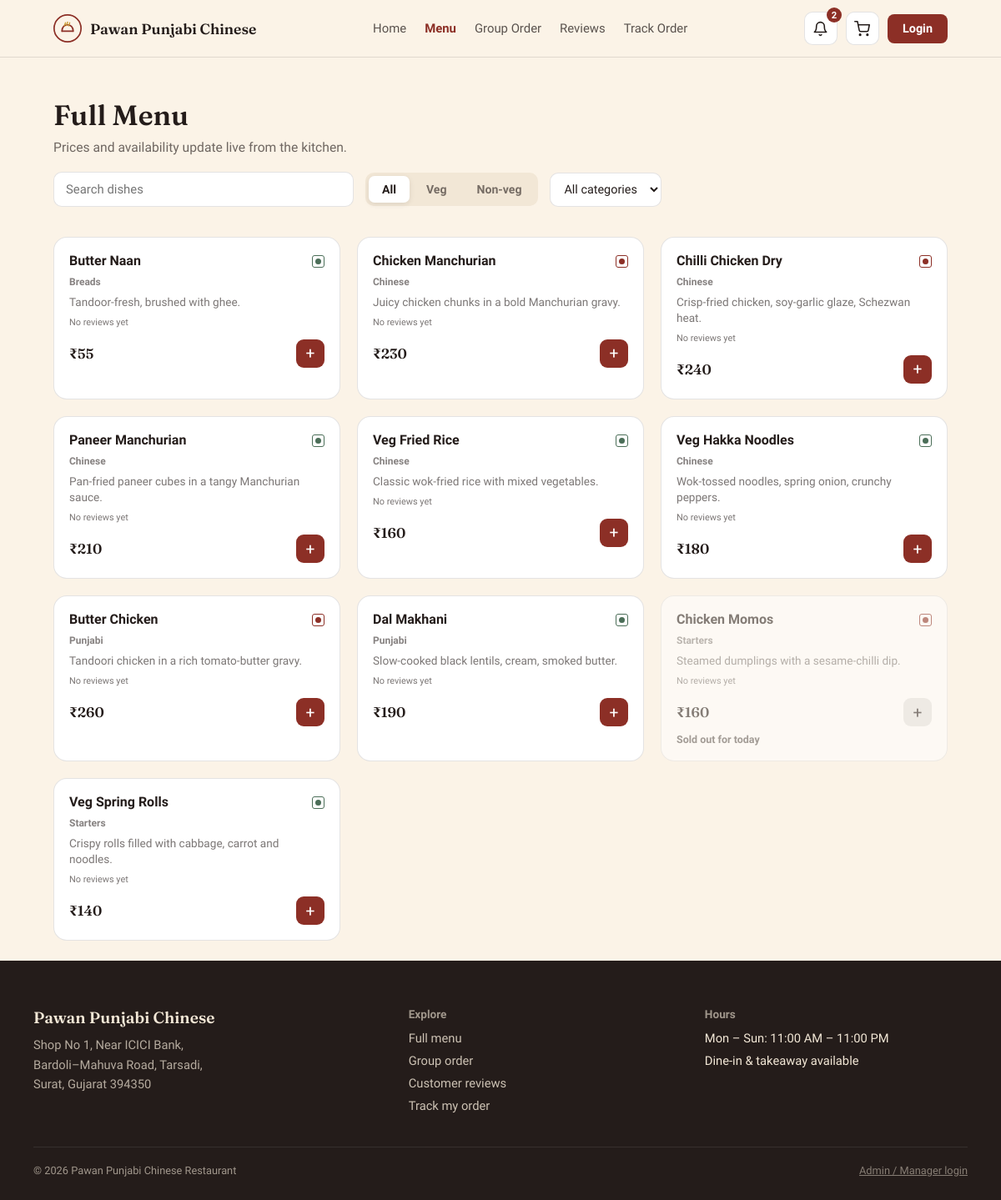
Page /menu.php on the committed database.
### tables this page shows
CREATE TABLE menu_item (
  item_id        INT AUTO_INCREMENT PRIMARY KEY,
  name           VARCHAR(100) NOT NULL,
  description    VARCHAR(255) NOT NULL DEFAULT '',
  image          VARCHAR(255) NULL,
  category       VARCHAR(50)  NOT NULL,
  price          DECIMAL(8,2) NOT NULL CHECK (price >= 0),
  stock_quantity INT          NOT NULL DEFAULT 0 CHECK (stock_quantity >= 0),
  is_available   TINYINT(1)   NOT NULL DEFAULT 1,
  is_veg         TINYINT(1)   NOT NULL DEFAULT 1,
  is_featured    TINYINT(1)   NOT NULL DEFAULT 0
);

### public/menu.php (the view, shortened to what this page needs)
 <?php
require_once '../config/db.php';
$active_page = 'menu';
$menu_items = $pdo->query(
    "SELECT m.item_id AS id,
            m.name,
            m.category,
            m.description AS `desc`,
            m.price,
            m.is_veg AS veg,
            (m.is_available = 1 AND m.stock_quantity > 0) AS available,
            COALESCE(AVG(r.rating), 0) AS rating,
            COUNT(r.review_id) AS reviews
     FROM menu_item m
     LEFT JOIN review r ON r.item_id = m.item_id AND r.is_hidden = 0
     GROUP BY m.item_id
     ORDER BY m.category, m.name"
)->fetchAll();
?>
<!DOCTYPE html>
<html lang="en">
<head>
<link rel="stylesheet" href="css/style.css">
</head>
<body>
<?php include '../includes/header.php'; ?>
<div class="menu-header">
  <h1 class="section-title display">Full Menu</h1>
  <p class="section-note">Prices and availability update live from the kitchen.</p>
  <div class="controls">
    <input type="search" class="search-box" id="searchBox" placeholder="Search dishes" aria-label="Search dishes">
    <div class="tabs" role="group" aria-label="Filter by type">
      <button class="tab active" data-filter="all">All</button>
      <button class="tab" data-filter="veg">Veg</button>
      <button class="tab" data-filter="nonveg">Non-veg</button>
    </div>
    <select class="cat-select" id="catSelect" aria-label="Filter by category">
      <option value="all">All categories</option>
    </select>
  </div>
</div>
<div class="menu-grid" id="menuGrid">
  <?php foreach ($menu_items as $item): ?>
    <div class="dish <?php echo $item['available'] ? '' : 'out-of-stock'; ?>"
         data-type="<?php echo $item['veg'] ? 'veg' : 'nonveg'; ?>"
         data-category="<?php echo htmlspecialchars($item['category']); ?>"
         data-name="<?php echo htmlspecialchars(strtolower($item['name'])); ?>">
      <div class="dish-top">
        <div class="dish-name"><?php echo htmlspecialchars($item['name']); ?></div>
        <div class="dish-tag <?php echo $item['veg'] ? '' : 'nonveg'; ?>" title="<?php echo $item['veg'] ? 'Vegetarian' : 'Non-vegetarian'; ?>"><i></i></div>
      </div>
      <div class="dish-cat"><?php echo htmlspecialchars($item['category']); ?></div>
      <div class="dish-desc"><?php echo htmlspecialchars($item['desc']); ?></div>
      <?php if ($item['reviews'] > 0): ?>
        <a class="rating" href="reviews.php?item=<?php echo (int) $item['id']; ?>">
          <span class="star">&#9733;</span><?php echo number_format($item['rating'], 1); ?>
          <small>(<?php echo (int) $item['reviews']; ?> reviews)</small>
        </a>
      <?php else: ?>
        <span class="rating"><small>No reviews yet</small></span>
      <?php endif; ?>
      <div class="dish-foot">
        <div class="dish-price">&#8377;<?php echo (int) $item['price']; ?></div>
        <?php if ($item['available']): ?>
          <button class="add-btn"
                  aria-label="Add <?php echo htmlspecialchars($item['name']); ?> to cart"
                  data-id="<?php echo (int) $item['id']; ?>"
                  data-name="<?php echo htmlspecialchars($item['name']); ?>"
                  data-price="<?php echo (int) $item['price']; ?>">+</button>
        <?php else: ?>
          <button class="add-btn" disabled aria-label="<?php echo htmlspecialchars($item['name']); ?> is sold out">+</button>
        <?php endif; ?>
      </div>
      <?php if (!$item['available']): ?>
        <div class="stock-note">Sold out for today</div>
      <?php endif; ?>
    </div>
  <?php endforeach; ?>
</div>
<?php include '../includes/footer.php'; ?>
</body>
</html>

### includes/header.php (shortened to what this page needs)
<?php
$is_logged_in = !empty($_SESSION['customer_id']);
$notifications = [
    ['message' => 'Your order #1042 is now being prepared.', 'time' => '2 min ago', 'unread' => true,  'link' => 'track-order.php'],
    ['message' => 'Payment received for order #1042.',       'time' => '10 min ago', 'unread' => true,  'link' => 'track-order.php'],
    ['message' => 'How was your last order? Rate your dishes.', 'time' => 'Yesterday', 'unread' => false, 'link' => 'order-history.php'],
];
$unread_count = count(array_filter($notifications, fn($n) => $n['unread']));
?>
<header class="site">
  <div class="nav">
    <a href="index.php" class="brand">
      Pawan Punjabi Chinese
    </a>
    <nav class="nav-links" id="navLinks" aria-label="Main">
      <a href="index.php"       class="<?php echo $active_page === 'home'    ? 'active' : ''; ?>">Home</a>
      <a href="menu.php"        class="<?php echo $active_page === 'menu'    ? 'active' : ''; ?>">Menu</a>
      <a href="group-order.php" class="<?php echo $active_page === 'group'   ? 'active' : ''; ?>">Group Order</a>
      <a href="reviews.php"     class="<?php echo $active_page === 'reviews' ? 'active' : ''; ?>">Reviews</a>
      <a href="track-order.php" class="<?php echo $active_page === 'track'   ? 'active' : ''; ?>">Track Order</a>
    </nav>
    <div class="nav-right">
      <div class="notif-wrap">
        <button class="icon-btn" id="notifBtn" aria-label="Notifications" aria-expanded="false">
          <svg viewBox="0 0 24 24" fill="none" stroke="currentColor" stroke-width="2" stroke-linecap="round" stroke-linejoin="round" aria-hidden="true">
            <path d="M18 8a6 6 0 0 0-12 0c0 7-3 9-3 9h18s-3-2-3-9"/>
            <path d="M13.7 21a2 2 0 0 1-3.4 0"/>
          </svg>
          <span class="badge" <?php echo $unread_count === 0 ? 'hidden' : ''; ?>><?php echo (int) $unread_count; ?></span>
        </button>
      </div>
      <a href="cart.php" class="icon-btn" aria-label="Cart">
        <svg viewBox="0 0 24 24" fill="none" stroke="currentColor" stroke-width="2" stroke-linecap="round" stroke-linejoin="round" aria-hidden="true">
          <circle cx="9" cy="21" r="1"/><circle cx="20" cy="21" r="1"/>
          <path d="M1 1h4l2.7 13.4a2 2 0 0 0 2 1.6h9.7a2 2 0 0 0 2-1.6L23 6H6"/>
        </svg>
      </a>
      <?php if ($is_logged_in): ?>
        <a href="profile.php" class="nav-cta">Profile</a>
      <?php else: ?>
        <a href="login.php" class="nav-cta">Login</a>
      <?php endif; ?>
    </div>
  </div>
</header>

### includes/footer.php (shortened to what this page needs)
<footer class="site" id="footer">
  <div class="foot-grid">
    <div>
      <div class="brand display" style="font-size:1.2rem;">Pawan Punjabi Chinese</div>
      <p>Shop No 1, Near ICICI Bank,<br>Bardoli&ndash;Mahuva Road, Tarsadi,<br>Surat, Gujarat 394350</p>
    </div>
    <div>
      <h4>Explore</h4>
      <ul>
        <li><a href="menu.php">Full menu</a></li>
        <li><a href="group-order.php">Group order</a></li>
        <li><a href="reviews.php">Customer reviews</a></li>
        <li><a href="track-order.php">Track my order</a></li>
      </ul>
    </div>
    <div>
      <h4>Hours</h4>
      <ul>
        <li>Mon &ndash; Sun: 11:00 AM &ndash; 11:00 PM</li>
        <li>Dine-in &amp; takeaway available</li>
      </ul>
    </div>
  </div>
  <div class="foot-bottom">
    <span>&copy; <?php echo date('Y'); ?> Pawan Punjabi Chinese Restaurant</span>
    <a href="../admin/login.php" style="opacity:0.8;">Admin / Manager login</a>
  </div>
</footer>

### public/css/style.css (style rules this page uses)
:root { --ink: #241C1A; --paper: #FBF3E7; --paper-dim: #F2E7D6; --brick: #8C2F26; --brick-dark: #6B211A; --gold: #C99A2E; --gold-soft: #E8CE93; --jade: #4B6E58; --card: #FFFFFF; --line: rgba(36, 28, 26, 0.12); --shadow: rgba(36, 28, 26, 0.10); --danger-bg: #F8E1DE; --success-bg: #E1EFE6; }
* { box-sizing: border-box; }
html, body { margin: 0; padding: 0; }
body { background: var(--paper); color: var(--ink); font-family: 'Work Sans', system-ui, sans-serif; -webkit-font-smoothing: antialiased; overflow-x: hidden; }
.display { font-family: 'Fraunces', Georgia, serif; }
a { color: inherit; }
img, svg { max-width: 100%; display: block; }
button { font-family: inherit; }
header.site { position: sticky; top: 0; z-index: 30; background: color-mix(in srgb, var(--paper) 90%, transparent); backdrop-filter: blur(10px); border-bottom: 1px solid var(--line); }
.nav { display: flex; align-items: center; justify-content: space-between; gap: 16px; padding: 14px 24px; max-width: 1120px; margin: 0 auto; }
.brand { display: flex; align-items: center; gap: 10px; font-family: 'Fraunces', serif; font-weight: 600; font-size: 1.1rem; text-decoration: none; color: var(--ink); white-space: nowrap; }
.brand .mark { width: 34px; height: 34px; flex-shrink: 0; }
.nav-links { display: flex; align-items: center; gap: 22px; font-size: 0.93rem; font-weight: 500; }
.nav-links a { text-decoration: none; opacity: 0.75; transition: opacity .15s; }
.nav-links a.active { opacity: 1; color: var(--brick); font-weight: 600; }
.nav-right { display: flex; align-items: center; gap: 10px; }
.icon-btn { position: relative; width: 40px; height: 40px; border-radius: 10px; border: 1px solid var(--line); background: var(--card); color: var(--ink); display: flex; align-items: center; justify-content: center; cursor: pointer; text-decoration: none; }
.icon-btn svg { width: 19px; height: 19px; }
.badge { position: absolute; top: -6px; right: -6px; min-width: 18px; height: 18px; padding: 0 5px; border-radius: 9px; background: var(--brick); color: #fff; font-size: 0.7rem; font-weight: 700; display: flex; align-items: center; justify-content: center; }
.nav-cta { background: var(--brick); color: #fff; padding: 9px 18px; border-radius: 8px; font-weight: 600; text-decoration: none; font-size: 0.9rem; white-space: nowrap; }
.notif-wrap { position: relative; }
.section-title { font-size: clamp(1.6rem, 3vw, 2.1rem); font-weight: 600; margin: 0; }
.section-note { opacity: 0.65; font-size: 0.98rem; max-width: 44ch; margin: 8px 0 0; }
footer.site { background: #241C1A; color: #F2E7D6; padding: 56px 24px 28px; }
.foot-grid { max-width: 1120px; margin: 0 auto; display: grid; grid-template-columns: 1.3fr 1fr 1fr; gap: 40px; }
footer.site .brand { color: #F2E7D6; }
footer.site p { opacity: 0.7; font-size: 0.92rem; line-height: 1.6; margin: 10px 0 0; }
footer.site h4 { font-size: 0.85rem; margin: 0 0 12px; opacity: 0.6; font-weight: 600; }
footer.site ul { list-style: none; padding: 0; margin: 0; display: flex; flex-direction: column; gap: 9px; font-size: 0.92rem; }
footer.site ul a { text-decoration: none; opacity: 0.82; }
.foot-bottom { max-width: 1120px; margin: 40px auto 0; padding-top: 20px; border-top: 1px solid rgba(255, 255, 255, 0.14); font-size: 0.8rem; opacity: 0.6; display: flex; justify-content: space-between; flex-wrap: wrap; gap: 10px; }

### rows in the picture
menu_item: name "Butter Naan", category "Breads", description "Tandoor-fresh, brushed with ghee.", price "55"
menu_item: name "Chicken Manchurian", category "Chinese", description "Juicy chicken chunks in a bold Manchurian gravy.", price "230"
menu_item: name "Chilli Chicken Dry", category "Chinese", description "Crisp-fried chicken, soy-garlic glaze, Schezwan heat.", price "240"
menu_item: name "Paneer Manchurian", category "Chinese", description "Pan-fried paneer cubes in a tangy Manchurian sauce.", price "210"
menu_item: name "Veg Fried Rice", category "Chinese", description "Classic wok-fried rice with mixed vegetables.", price "160"
menu_item: name "Veg Hakka Noodles", category "Chinese", description "Wok-tossed noodles, spring onion, crunchy peppers.", price "180"
menu_item: name "Butter Chicken", category "Punjabi", description "Tandoori chicken in a rich tomato-butter gravy.", price "260"
menu_item: name "Dal Makhani", category "Punjabi", description "Slow-cooked black lentils, cream, smoked butter.", price "190"
menu_item: name "Chicken Momos", category "Starters", description "Steamed dumplings with a sesame-chilli dip.", price "160", shows "Sold out for today"
menu_item: name "Veg Spring Rolls", category "Starters", description "Crispy rolls filled with cabbage, carrot and noodles.", price "140"

### other values in the picture
$unread_count "2"
